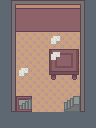

The image is a tile-based game level rendered from a .tmx file. Its description and source (layers, tilesets, objects; grid data summarised) follow:
An orthogonal 6x8 tile map with 16x16 px tiles, 3 tile layers (Tile Layer 1, Tile Layer 2, Tile Layer 3), 3 tilesets and 6 objects (4x NPC, 2x Door).

<map version="1.9" tiledversion="1.9.0" orientation="orthogonal" renderorder="right-down" width="6" height="8" tilewidth="16" tileheight="16" infinite="0" backgroundcolor="#e1f5fe" nextlayerid="13" nextobjectid="90">
 <properties>
  <property name="disable-minimap" type="bool" value="true" />
  <property name="milla" value="(dialog '((&quot;/milla&quot; &quot;How is it possible that there is all this built under the bridge?&quot;)))" />
  <property name="music" value="city-2" />
 </properties>
 <tileset firstgid="1" source="../tilesets/outdoor-1.tsx" />
 <tileset firstgid="129" source="../tilesets/indoor.tsx" />
 <tileset firstgid="185" source="../tilesets/npc_common.tsx" />
 <layer id="1" name="Tile Layer 1" width="6" height="8">
  <data>[48 cells, 48 non-empty, 11 distinct tile ids]</data>
 </layer>
 <objectgroup id="10" name="npcs">
  <object id="81" class="NPC" gid="234" x="64" y="48" width="16" height="16">
   <properties>
    <property name="action">(begin
  (set-orientation 1)
  (dialog '(("/" "Am I wasting my life?"))))</property>
   </properties>
  </object>
  <object id="86" class="NPC" gid="233" x="64" y="96" width="16" height="16">
   <properties>
    <property name="action" value="(dialog '((&quot;/&quot; &quot;Did I forget to sleep this week?&quot;)))" />
   </properties>
  </object>
  <object id="87" class="NPC" gid="235" x="32" y="64" width="16" height="16">
   <properties>
    <property name="action" value="(dialog '((&quot;/&quot; &quot;Does this make any sense?&quot;)))" />
   </properties>
  </object>
  <object id="89" class="NPC" gid="236" x="16" y="96" width="16" height="16">
   <properties>
    <property name="action" value="(dialog '((&quot;/&quot; &quot;Bugs? Bugs? There are no bugs here.&quot;)))" />
   </properties>
  </object>
 </objectgroup>
 <layer id="6" name="Tile Layer 2" width="6" height="8">
  <data>[48 cells, 7 non-empty, 6 distinct tile ids]</data>
 </layer>
 <layer id="12" name="Tile Layer 3" width="6" height="8">
  <data>[48 cells, 1 non-empty, 1 distinct tile ids]</data>
 </layer>
 <objectgroup id="9" name="items" />
 <objectgroup id="2" name="spawn points">
  <object id="70" class="Door" x="32" y="96" width="16" height="16">
   <properties>
    <property name="orientation" type="int" value="2" />
    <property name="roomId" value="53_house2_3" />
   </properties>
  </object>
  <object id="84" class="Door" x="48" y="96" width="16" height="16">
   <properties>
    <property name="mainDoor" type="bool" value="true" />
    <property name="orientation" type="int" value="3" />
    <property name="roomId" value="53_house2" />
   </properties>
  </object>
 </objectgroup>
</map>
